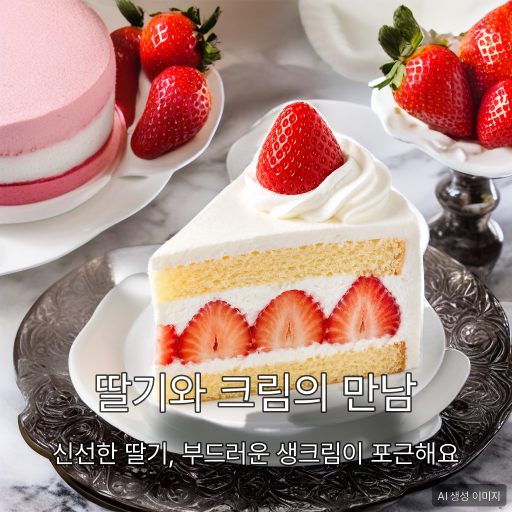
#> input picture frontend/src/assets/examples/draft-ai-example.png, 1024 x 1024 px (shown at 1/2 size)
$ python -i masking.py   (imports and definitions only)
#> lines starting #> are read from the running program, lines starting #| are printed output that depends on the picture
#> further down, picture is the input picture: PIL image 1024x1024 RGB; mean R, G, B 168.8, 137, 129.3
"""제품 마스킹 및 입력 이미지 전처리."""

from dataclasses import dataclass

import cv2
import numpy as np
from PIL import Image, ImageDraw, ImageFilter, ImageOps
from rembg import new_session, remove

from . import config

_session = None


# [6 lines left out: function get_session, not called in this run]


@dataclass
class MaskResult:
    """마스킹 결과.

    product: 제품=흰색. 원본 합성(composite)·그림자 영역 계산에 사용.
             rembg의 원본 alpha 그대로(dilate 적용 안 함) — dilate된 마스크를 쓰면
             제품 주변 원본 배경 픽셀(나무 바닥, 대리석 등)까지 같이 복원되어
             단색/그라데이션 배경에서 halo로 두드러지는 문제가 있었음(실측 확인).
    inpaint: 배경=흰색. diffusion이 다시 그릴 영역. 여기엔 계속 dilate를 적용해
             diffusion이 제품 경계에 바짝 붙지 않고 약간 여유를 두고 자연스럽게
             이어지도록 한다 (composite용 마스크와는 별개 — 이번에 분리함).
    area_ratio: 전체 대비 제품이 차지하는 비율 (product 기준, dilate 이전)
    """
    product: Image.Image
    inpaint: Image.Image
    area_ratio: float


# [55 lines left out: functions _as_wh, make_masks, describe_product_bbox, not called in this run]


def add_blur_margin(img: Image.Image, scale: float = None) -> Image.Image:
    """제품을 축소해 중앙 배치하고, 여백은 원본을 블러한 것으로 채운다.

    흰색 캔버스를 쓰면 diffusion이 프레임/텍스트를 그려넣는 문제가 있어
    (실험에서 확인) 블러한 원본을 배경으로 사용한다.
    """
    scale = config.MARGIN_SCALE if scale is None else scale
    size = img.size[0]
#> size = 1024

    canvas = img.filter(ImageFilter.GaussianBlur(config.BG_BLUR))
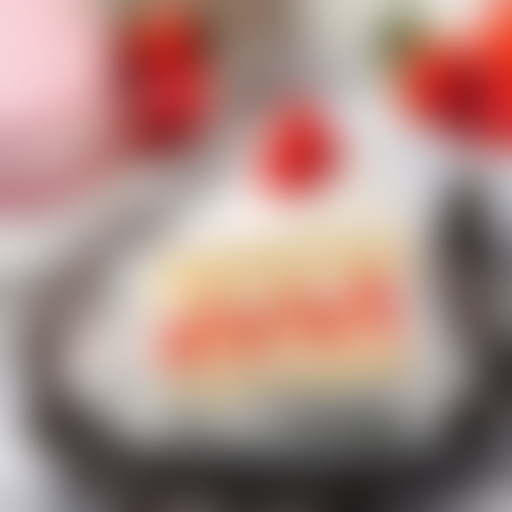
#> canvas: PIL image 1024x1024 RGB (shown at 1/2 size); mean R, G, B 169.6, 137.8, 130.2
    small = img.resize((int(size * scale), int(size * scale)), Image.LANCZOS)
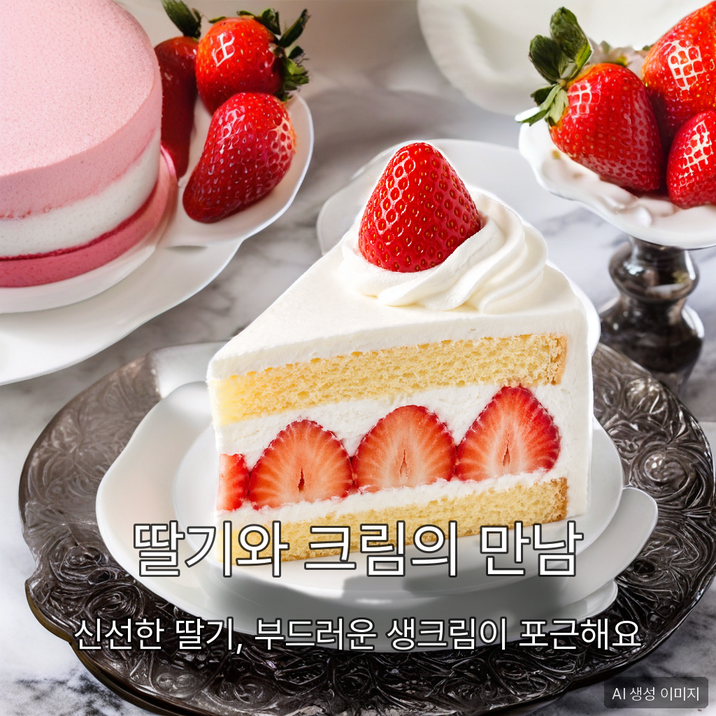
#> small: PIL image 716x716 RGB; mean R, G, B 168.8, 136.9, 129.2
    canvas.paste(small, ((size - small.width) // 2,
                         (size - small.height) // 2))
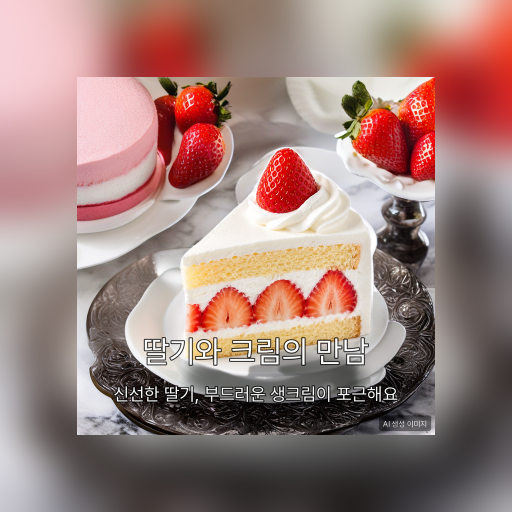
#> canvas: PIL image 1024x1024 RGB (shown at 1/2 size); mean R, G, B 156.3, 126.6, 121.6
    return canvas


# [59 lines left out: functions prepare_image, composite_product, _bleed, not called in this run]


class RotationRejection(ValueError):
    """회전을 적용할 수 없을 때. layout.LayoutRejection과 같은 구조다.

    payload를 그대로 400 응답 본문에 쓸 수 있게 맞춰 두었다. 다만 외부 API에
    rotation_deg를 노출하는 것은 E 단계이며, 현재(A2)는 파이프라인 내부에서만
    쓰인다. api.py는 이 예외를 아직 잡지 않는다.
    """

    def __init__(self, error: str, message: str, **detail):
        super().__init__(message)
        self.payload = {"error": error, "message": message, **detail}


# [399 lines left out: functions _bbox_of, rotate_product, place_product_on_canvas, _contact_center_width, add_ground_shadow, not called in this run]


# ---------------------------------------------------------------- 배경 모드 (solid/gradient)

def _hex_to_rgb(hex_color: str) -> tuple[int, int, int]:
    h = hex_color.lstrip("#")
    return tuple(int(h[i:i + 2], 16) for i in (0, 2, 4))


def _rgb_to_hex(rgb) -> str:
    r, g, b = (max(0, min(255, int(round(c)))) for c in rgb)
    return f"#{r:02X}{g:02X}{b:02X}"


# [98 lines left out: functions _shift_lightness, render_flat_background, resolve_background, not called in this run]

>>> from PIL import Image
>>> picture = Image.open('../../frontend/src/assets/examples/draft-ai-example.png')
>>> result = add_blur_margin(picture)

$ run again, on frontend/src/assets/examples/home-service.png
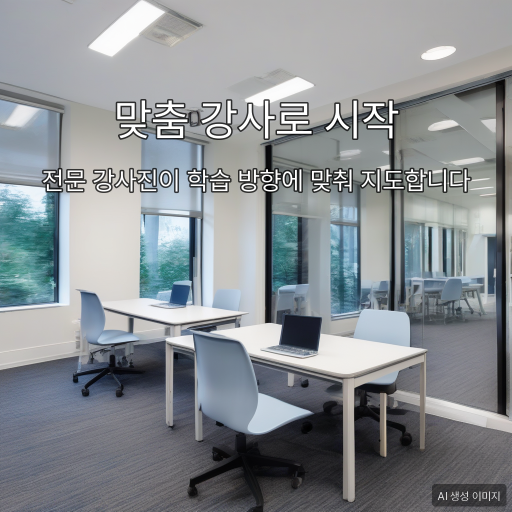
#> input picture frontend/src/assets/examples/home-service.png, 1024 x 1024 px (shown at 1/2 size)
#> picture is the input picture: PIL image 1024x1024 RGB; mean R, G, B 136.8, 142, 146
#> in add_blur_margin, `canvas = img.filter(ImageFilter.GaussianBlur(config.BG_BLUR))`:
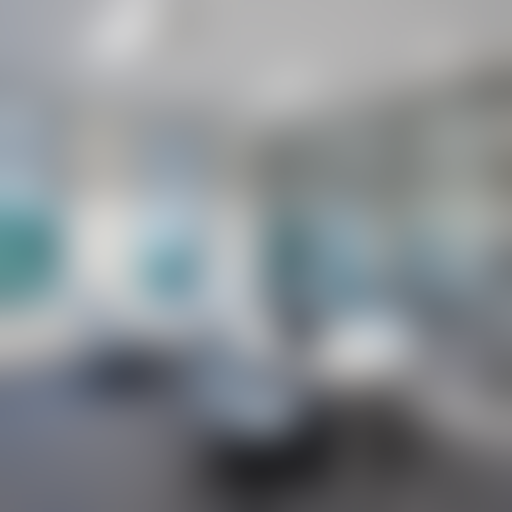
#> canvas: PIL image 1024x1024 RGB (shown at 1/2 size); mean R, G, B 137.1, 142.3, 146.4
#> in add_blur_margin, `canvas.paste(small, ((size - small.width) // 2, (size - small.height) ..`:
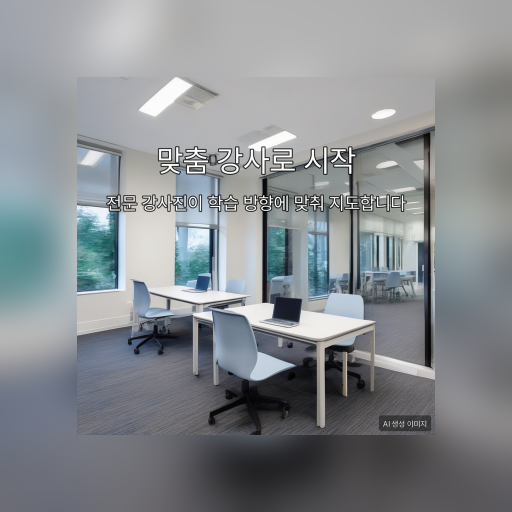
#> canvas: PIL image 1024x1024 RGB (shown at 1/2 size); mean R, G, B 135, 139.4, 143.2
